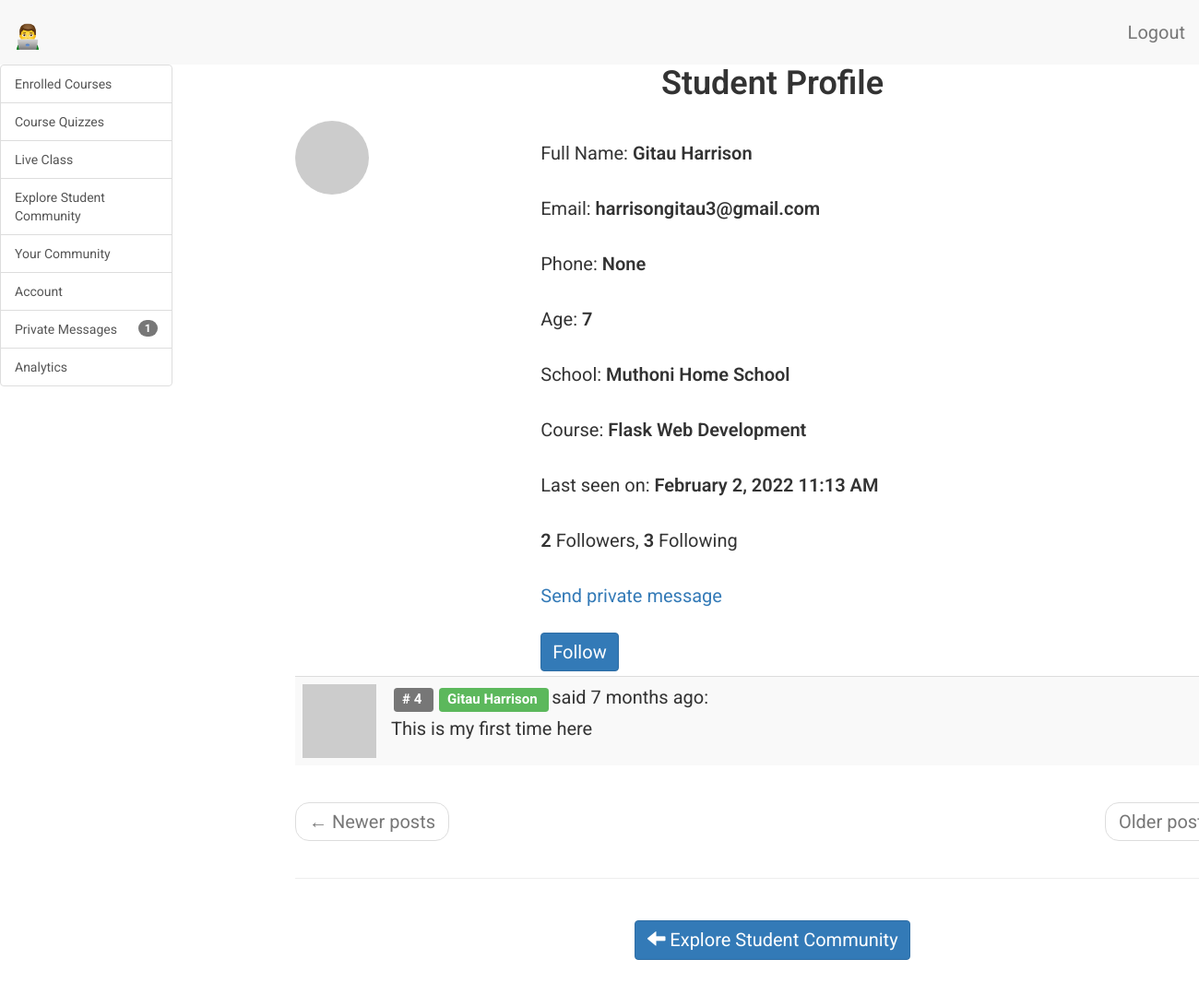
/student/Gitau Harrison/profile (signed in), run on the app's committed database.
### app/models.py (models this page shows, shortened)
class Student(UserMixin, db.Model):
    __tablename__ = 'student'
    id = db.Column(db.Integer, primary_key=True)
    student_full_name = db.Column(db.String(64), index=True, unique=True)
    student_email = db.Column(db.String(120), index=True, unique=True)
    student_phone = db.Column(db.String(120), index=True, unique=True)
    student_school = db.Column(db.String(120), index=True)
    student_age = db.Column(db.Integer, index=True)
    student_course = db.Column(db.String(120), index=True)
    student_password_hash = db.Column(db.String(128))
    student_about_me = db.Column(db.String(140))
    student_last_seen = db.Column(db.DateTime, default=datetime.utcnow)
    parent_id = db.Column(db.Integer, db.ForeignKey('parent.id'))
    messages_sent = db.relationship(
        'StudentMessage',
        foreign_keys='StudentMessage.sender_id',
        backref='author',
        lazy='dynamic')
    messages_received = db.relationship(
        'StudentMessage',
        foreign_keys='StudentMessage.recipient_id',
        backref='recipient',
        lazy='dynamic')
    last_message_read_time = db.Column(db.DateTime)
    notifications = db.relationship(
        'StudentNotification',
        backref='student',
        lazy='dynamic')
    comments = db.relationship(
        'CommunityComment', backref='author', lazy='dynamic')
    webdev_chapter1_comments = db.relationship(
        'WebDevChapter1Comment', backref='author', lazy='dynamic')
    webdev_chapter2_comments = db.relationship(
        'WebDevChapter2Comment', backref='author', lazy='dynamic')
    webdev_chapter3_comments = db.relationship(
        'WebDevChapter3Comment', backref='author', lazy='dynamic')
    webdev_chapter1_objectives = db.relationship(
        'WebDevChapter1Objectives', backref='author', lazy='dynamic')
    webdev_chapter2_objectives = db.relationship(
        'WebDevChapter2Objectives', backref='author', lazy='dynamic')
    webdev_chapter3_objectives = db.relationship(
        'WebDevChapter3Objectives', backref='author', lazy='dynamic')
    webdev_chapter1_quiz_total_scores = db.relationship(
        'WebDevChapter1QuizTotalScore',
        backref='author',
        lazy='dynamic')
    webdev_chapter2_quiz_total_scores = db.relationship(
        'WebDevChapter2QuizTotalScore',
        backref='author',
        lazy='dynamic')
    webdev_chapter3_quiz_total_scores = db.relationship(
        'WebDevChapter3QuizTotalScore',
        backref='author',
        lazy='dynamic')
    webdev_chapter1_quiz_1_options = db.relationship(
        'WebDevChapter1Quiz1Options',
        backref='author',
        lazy='dynamic')
    webdev_chapter2_quiz_1_options = db.relationship(
        'WebDevChapter2Quiz1Options',
        backref='author',
        lazy='dynamic')
    webdev_chapter3_quiz_1_options = db.relationship(
        'WebDevChapter3Quiz1Options',
        backref='author',
        lazy='dynamic')
    webdev_chapter1_quiz_2_options = db.relationship(
        'WebDevChapter1Quiz2Options',
        backref='author',
        lazy='dynamic')
    webdev_chapter2_quiz_2_options = db.relationship(
        'WebDevChapter2Quiz2Options',
        backref='author',
        lazy='dynamic')
    webdev_chapter3_quiz_2_options = db.relationship(
        'WebDevChapter3Quiz2Options',
        backref='author',
        lazy='dynamic')
    webdev_chapter1_quiz_3_options = db.relationship(
        'WebDevChapter1Quiz3Options',
        backref='author',
        lazy='dynamic')
    webdev_chapter2_quiz_3_options = db.relationship(
        'WebDevChapter2Quiz3Options',
        backref='author',
        lazy='dynamic')
    webdev_chapter3_quiz_3_options = db.relationship(
        'WebDevChapter3Quiz3Options',
        backref='author',
        lazy='dynamic')
    webdev_chapter1_quiz_4_options = db.relationship(
        'WebDevChapter1Quiz4Options',
        backref='author',
        lazy='dynamic')
    webdev_chapter2_quiz_4_options = db.relationship(
        'WebDevChapter2Quiz4Options',
        backref='author',
        lazy='dynamic')
    webdev_chapter3_quiz_4_options = db.relationship(
        'WebDevChapter3Quiz4Options',
        backref='author',
        lazy='dynamic')
    webdev_chapter1_quiz_5_options = db.relationship(
        'WebDevChapter1Quiz5Options',
        backref='author',
        lazy='dynamic')
    webdev_chapter2_quiz_5_options = db.relationship(
        'WebDevChapter2Quiz5Options',
        backref='author',
        lazy='dynamic')
    webdev_chapter3_quiz_5_options = db.relationship(
        'WebDevChapter3Quiz5Options',
        backref='author',
        lazy='dynamic')
    general_multi_choice_answer_1 = db.relationship(
        'GeneralMultipleChoicesAnswer1',
        backref='author',
        lazy='dynamic')
    general_multi_choice_answer_2 = db.relationship(
        'GeneralMultipleChoicesAnswer2',
        backref='author',
        lazy='dynamic')
    general_multi_choice_answer_3 = db.relationship(
        'GeneralMultipleChoicesAnswer3',
        backref='author',
        lazy='dynamic')
    general_multi_choice_answer_4 = db.relationship(
        'GeneralMultipleChoicesAnswer4',
        backref='author',
        lazy='dynamic')
    general_multi_choice_answer_5 = db.relationship(
        'GeneralMultipleChoicesAnswer5',
        backref='author',
        lazy='dynamic')
    general_multi_choice_answer_6 = db.relationship(
        'GeneralMultipleChoicesAnswer6',
        backref='author',
        lazy='dynamic')
    general_multi_choice_answer_7 = db.relationship(
        'GeneralMultipleChoicesAnswer7',
        backref='author',
        lazy='dynamic')
    general_multi_choice_answer_8 = db.relationship(
        'GeneralMultipleChoicesAnswer8',
        backref='author',
        lazy='dynamic')
    general_multi_choice_answer_9 = db.relationship(
        'GeneralMultipleChoicesAnswer9',
        backref='author',
        lazy='dynamic')
    general_multi_choice_answer_10 = db.relationship(
        'GeneralMultipleChoicesAnswer10',
        backref='author',
        lazy='dynamic')
    def new_messages(self):
        last_read_time = self.last_message_read_time or datetime(1900, 1, 1)
        return StudentMessage.query.filter_by(recipient=self).filter(
            StudentMessage.timestamp > last_read_time).count()
    def avatar_student(self, size):
        digest = md5(self.student_email.lower().encode('utf-8')).hexdigest()
        return 'https://www.gravatar.com/avatar/{}?d=identicon&s={}'.format(
            digest, size)
    followed = db.relationship(
        'Student',
        secondary=followers,
        primaryjoin=(followers.c.follower_id == id),
        secondaryjoin=(followers.c.followed_id == id),
        backref=db.backref('followers', lazy='dynamic'), lazy='dynamic')
    def is_following(self, student):
        return self.followed.filter(
            followers.c.followed_id == student.id).count() > 0

class CommunityComment(db.Model):
    __tablename__ = 'community_comment'
    id = db.Column(db.Integer, primary_key=True)
    body = db.Column(db.String(140))
    body_html = db.Column(db.Text)
    timestamp = db.Column(db.DateTime, index=True, default=datetime.utcnow)
    student_id = db.Column(db.Integer, db.ForeignKey('student.id'))

### app/student/routes.py (the view)
@bp.route('/<student_full_name>/profile')
@login_required
def profile_student(student_full_name):
    student = Student.query.filter_by(
        student_full_name=student_full_name).first_or_404()
    page = request.args.get('page', 1, type=int)
    comments = student.comments.order_by(
        CommunityComment.timestamp.desc()).paginate(
            page, current_app.config['POSTS_PER_PAGE'], False)
    next_url = url_for(
        'student.dashboard_explore_student_community',
        student_full_name=student_full_name,
        page=comments.next_num) \
        if comments.has_next else None
    prev_url = url_for(
        'student.dashboard_explore_student_community',
        student_full_name=student_full_name,
        page=comments.prev_num) \
        if comments.has_prev else None
    form = EmptyForm()
    return render_template(
        'student/profile_student.html',
        title='Student Profile',
        student=student,
        comments=comments.items,
        next_url=next_url,
        prev_url=prev_url,
        form=form)

### app/student/forms.py
class EmptyForm(FlaskForm):
    submit = SubmitField('Post')

### app/models.py (called while the page is built)
@login.user_loader
def load_user(id):
    admin = Admin.query.get(int(id))
    teacher = Teacher.query.get(int(id))
    student = Student.query.get(int(id))
    parent = Parent.query.get(int(id))
    if admin:
        return admin
    elif teacher:
        return teacher
    elif student:
        return student
    elif parent:
        return parent
    else:
        return None

    def __repr__(self):
        return f'Admin: {self.admin_full_name}'

### app/student/routes.py (called while the page is built)
@bp.before_request
def before_request():
    if current_user.is_authenticated:
        print(current_user)
        current_user.student_last_seen = datetime.utcnow()
        db.session.commit()

### app/templates/student/profile_student.html (shortened to what this page needs)
{% extends 'base.html' %}
{% block student_app_content %}
    <div class="row">
        <div class="col-sm-12">
        </div>
    </div>
    <div class="row">
        <div class="col-sm-12 text-center">
            <H1>{{ title }}</H1>
        </div>
    </div>
    <div class="row">
        <div class="col-sm-3">
            <img src=" {{ student.avatar_student(128) }} " class="img-circle">
        </div>
        <div class="col-sm-9">
            <p>
                Full Name: <span style="font-weight: 600;">{{ student.student_full_name }}</span>
            </p>
            <p>
                Email: <span style="font-weight: 600;">{{ student.student_email }}</span>
            </p>
            <p>
                Phone: <span style="font-weight: 600;">{{ student.student_phone }}</span>
            </p>
            <p>
                Age: <span style="font-weight: 600;">{{ student.student_age }}</span>
            </p>
            <p>
                School: <span style="font-weight: 600;">{{ student.student_school }}</span>
            </p>
            <p>
                Course: <span style="font-weight: 600;">{{ student.student_course }}</span>
            </p>
            {% if student.student_last_seen %}
                <p>
                    Last seen on: <span style="font-weight: 600;">{{ moment(student.student_last_seen).format('LLL') }}</span>
                </p>
            {% endif %}
            <p>
                <span style="font-weight: 600;">{{ student.followers.count() }}</span> Followers,
                <span style="font-weight: 600;">{{ student.followed.count() }}</span> Following
            </p>
            {% if student != another_student %}
                <p>
                    <a href="{{ url_for('student.send_message', recipient=student.student_full_name) }}">
                        Send private message
                    </a>
                </p>
            {% endif %}
            {% if not student.is_following(student) %}
            <form action="{{ url_for('student.follow_student', student_full_name=student.student_full_name) }}" method="post">
                    {{ form.submit(value='Follow', class_='btn btn-primary') }}
                </form>
            {% else %}
            <form action="{{ url_for('student.unfollow_student', student_full_name=student.student_full_name) }}" method="post">
                    {{ form.hidden_tag() }}
                    {{ form.submit(value='Unfollow', class_='btn btn-primary') }}
                </form>
            {% endif %}
        </div>
    </div>
    <div class="row">
        <div class="col-sm-12">
            {% for comment in comments %}
                {% include 'student/_comments_students.html' %}
            {% endfor %}
        </div>
    </div>
    <div class="row">
        <div class="col-sm-12">
            <nav aria-label="...">
                <ul class="pager">
                    <li class="previous{% if not prev_url %} disabled{% endif %}">
                        <a href="{{ prev_url or '#' }}">
                            <span aria-hidden="true">&larr;</span> Newer posts
                        </a>
                    </li>
                    <li class="next{% if not next_url %} disabled{% endif %}">
                        <a href="{{ next_url or '#' }}">
                            Older posts <span aria-hidden="true">&rarr;</span>
                        </a>
                    </li>
                </ul>
            </nav>
        </div>
    </div>
    <hr>
    <div class="row text-center">
        <div class="col-sm-4">
        </div>
        <div class="col-sm-4">
            <p>
                <a href=" {{ url_for('student.dashboard_explore_student_community', student_full_name=student.student_full_name) }} " class="btn btn-primary">
                    <span class="glyphicon glyphicon-arrow-left" aria-hidden="true"></span>
                        Explore Student Community
                </a>
            </p>
        </div>
        <div class="col-sm-4">
        </div>
    </div>
{% endblock %}

### app/templates/student/_comments_students.html
<table class="table table-striped">
    <tr valign='top'>
        <td width="30px">
            <a href=" {{ url_for('student.profile_student', student_full_name=comment.author.student_full_name) }} ">
                <img src=" {{ comment.author.avatar_student(30) }}  ">
            </a>
        </td>
        <td>
            <span class="comment-id label label-default"># {{ comment.id }} </span>
            <span class="student_popup">
                <a href="{{ url_for('student.profile_student', student_full_name=comment.author.student_full_name) }}">
                    <span class="label label-success"> {{ comment.author.student_full_name }} </span>
                </a>
            </span>
            said {{ moment(comment.timestamp).fromNow() }}:
            <br>
            <div class="comment-body">
                {% if comment.body_html %}
                    {{ comment.body_html | safe }}
                {% else %}
                    {{ comment.body }}
                {% endif %}
            </div>
        </td>
    </tr>
</table>

### app/static/css/main.css (style rules this page uses)
.label { margin: 3px; }
html, body { font-family: 'Roboto', sans-serif; }
h1 { padding-bottom: 10px; font-weight: 600; margin-top: 0px; padding-top: 0px; }
h2, h3, h4, h5, h6, p { margin-top: 0px; padding-top: 10px; padding-bottom: 10px; }
p, li { line-height: 30px; margin-top: 10px; margin-bottom: 10px; }
p, li, td, .btn, .btn-alt, .schedule-btn { font-size: 20px; }
.comment-body { margin-top: 5px; }
.btn { margin-top: 5px; margin-bottom: 5px; }

### data on the page
Student: student_full_name "Gitau Harrison", student_email "harrisongitau3@gmail.com", student_phone "None", student_age "7", student_school "Muthoni Home School", student_course "Flask Web Development", student_last_seen "February 2, 2022 11:13 AM"
CommunityComment: id "4", author.student_full_name "Gitau Harrison", timestamp "7 months ago", body "This is my first time here"

### other printed values
{{ new_messages }} "1"
{{ title }} "Student Profile"
{{ student.followers.count() }} "2"
{{ student.followed.count() }} "3"
